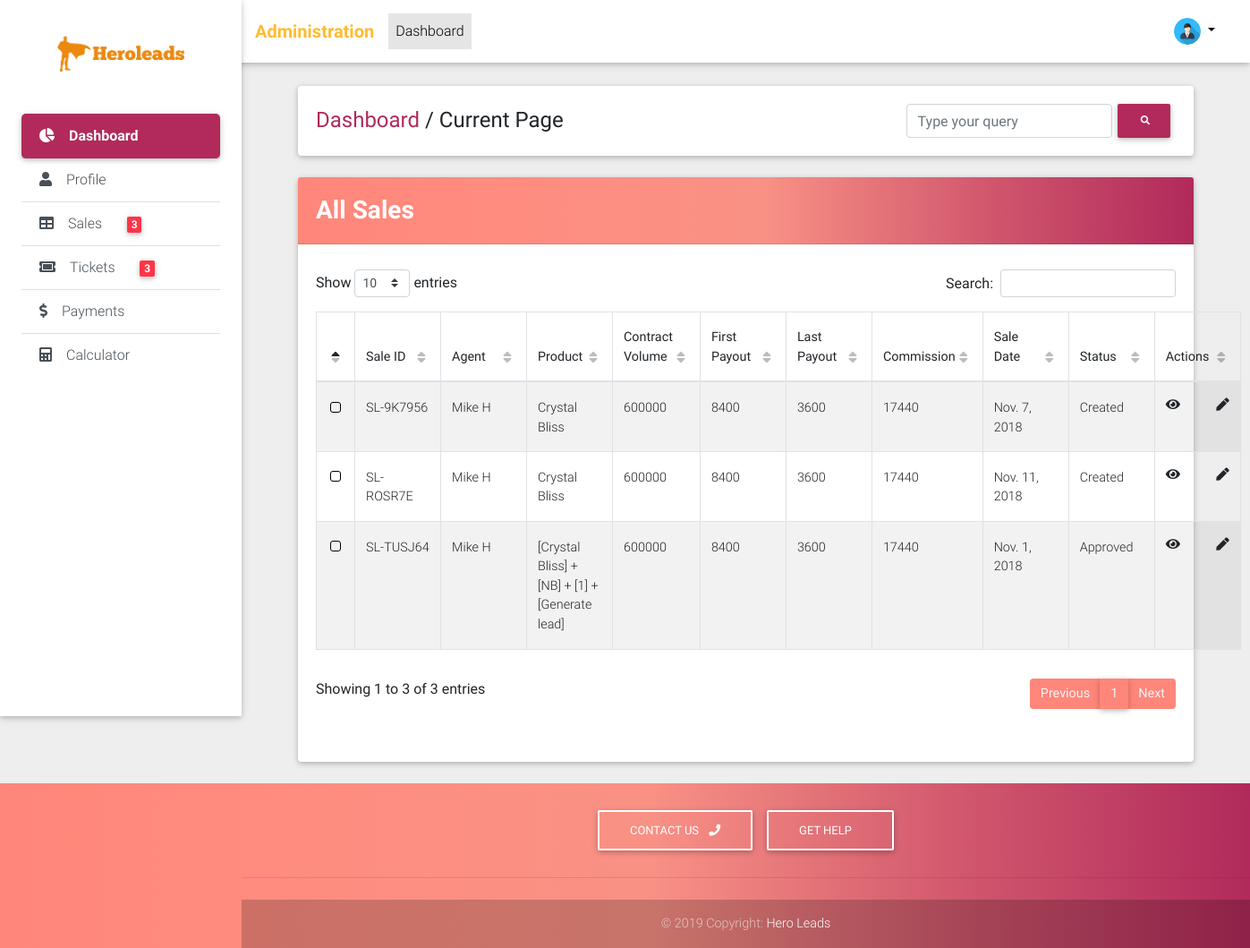
Screenshot of /admin/sales/list/ (signed in) with the database file from the repository.
### sales/models.py (models this page shows, shortened)
class Sale(models.Model):
    SALE_STATUS_CHOICES = (("CR", "Created"), ("PR", "Process"), ("AP", "Approved"), ("CP", "Completed"), ("DC", "Declined"))
    agent = models.ForeignKey(User, on_delete=models.CASCADE)
    campaign_name = models.CharField(max_length=128)
    sale_date = models.DateField()
    setup_fee = models.PositiveIntegerField()
    contract_volume = models.PositiveIntegerField()
    monthly_budget = models.PositiveIntegerField()
    duration = models.ForeignKey(Duration, on_delete=models.PROTECT)
    management_fee = models.PositiveIntegerField()
    car_dealer_amount = models.PositiveIntegerField()
    payment_terms = models.PositiveIntegerField()
    agent_comment = models.TextField(verbose_name="Comment", blank=True)
    first_commission_paid = models.BooleanField(default=False)
    last_commission_paid = models.BooleanField(default=False)
    first_commission_pay_on = models.DateField(blank=True, null=True)
    last_commission_pay_on = models.DateField(blank=True, null=True)
    finance_comment = models.TextField(blank=True)
    commission_applicable = models.FloatField(blank=True, null=True)
    payment_term_intz = models.PositiveIntegerField(blank=True, null=True)
    car_dealer_bonus = models.PositiveIntegerField(blank=True, null=True)
    multiplier_applicable = models.FloatField(blank=True, null=True)
    setup_fee_payout = models.PositiveIntegerField(blank=True, null=True)
    first_payout = models.PositiveIntegerField(blank=True, null=True)
    last_payout = models.PositiveIntegerField(blank=True, null=True)
    bonus_payout = models.PositiveIntegerField(blank=True, null=True)
    total_payout = models.PositiveIntegerField(blank=True, null=True)
    sale_id = models.CharField(max_length=32, default=sale_id_generator)
    status = models.CharField(max_length=2, choices=SALE_STATUS_CHOICES, default="CR")
    created_on = models.DateTimeField(auto_now_add=True)
    @property
    def get_admin_absolute_url(self):
        return reverse_lazy("crm_admin:sales_admin_detail", kwargs={"id": self.id})
    @property
    def get_admin_update_url(self):
        return reverse_lazy("crm_admin:sales_admin_update", kwargs={"id": self.id})

### accounts/models.py (models this page shows, shortened)
class User(AbstractBaseUser, PermissionsMixin):
    ACCOUNT_TYPE_CHOICES = (("NU", "Normal User"), ("SU", "Staff User"), ("AU", "Admin User"))
    email = models.EmailField(unique=True)
    phone = models.CharField(max_length=20, null=True, blank=True)
    first_name = models.CharField(max_length=32)
    last_name = models.CharField(max_length=32)
    date_joined = models.DateTimeField(auto_now_add=True)
    is_active = models.BooleanField(default=True)
    is_staff = models.BooleanField(default=False)
    is_superuser = models.BooleanField(default=False)
    account_type = models.CharField(max_length=2, choices=ACCOUNT_TYPE_CHOICES, default="NU")
    photo = models.ImageField(upload_to="accounts/users/photos/", blank=True, null=True)
    objects = UserManager()
    USERNAME_FIELD = "email"
    REQUIRED_FIELDS = ["first_name", "last_name"]
    @property
    def get_short_name(self):
        return "{} {}".format(self.first_name, self.last_name[0])
    @property
    def get_avatar(self):
        if self.photo:
            return self.photo.url
        else:
            return "missing"

### crm_admin/views/sales_views.py (the view)
class SaleListView(LoginRequiredMixin, ListView):
    model = Sale
    context_object_name = "sales"
    template_name = "sales_admin/list.html"

### crm_admin/templatetags/crm_admin_tags.py (called while the page is built)
@register.simple_tag
def get_pending_sale_count():
    return Sale.objects.exclude(status="CP").count()

@register.simple_tag
def get_pending_ticket_count():
    return Ticket.objects.exclude(status__in=("EX", "CN", "SL")).count()

### crm_admin/templates/sales_admin/list.html (shortened to what this page needs)
{% extends "crm_admin/base.html" %}
{% load crispy_forms_tags %}
{% load static %}
{% block custom_links %}
    <link href="{% static "css/addons/datatables.min.css" %}" rel="stylesheet">
    <link href="{% static "css/addons/datatables-select.min.css" %}" rel="stylesheet">
{% endblock %}
{% block content %}
    <div >
        <div class="card">
            <div class="card-header young-passion-gradient clearfix">
                <div class="page_heading float-left">
                    <h3 class="font-weight-bold white-text mt-2">All Sales</h3>
                </div>
            </div>
        <div class="card-body">
            <div class="table-responsive-lg">
                <table id="dt-basic-checkbox" class="table table-striped table-bordered" cellspacing="0" width="100%">
                    <thead>
                <tr>
                  <th></th>
                  <th class="th-sm">Sale ID</th>
                  <th class="th-sm">Agent</th>
                  <th class="th-sm">Product</th>
                  <th class="th-sm">Contract Volume</th>
                  <th class="th-sm">First Payout</th>
                  <th class="th-sm">Last Payout</th>
                  <th class="th-sm">Commission</th>
                  <th class="th-sm">Sale Date</th>
                  <th class="th-sm">Status</th>
                  <th class="th-sm">Actions</th>
                </tr>
                  </thead>
                    <tbody>
                    {% for sale in sales %}
                        <tr>
                            <td></td>
                            <td><a href="{{ sale.get_admin_absolute_url }}">{{ sale.sale_id }}</a></td>
                            <td>{{ sale.agent.get_short_name }}</td>
                            <td>{{ sale.campaign_name }}</td>
                            <td>{{ sale.contract_volume }}</td>
                            <td>{{ sale.first_payout }}</td>
                            <td>{{ sale.last_payout }}</td>
                            <td>{{ sale.total_payout }}</td>
                            <td>{{ sale.sale_date }}</td>
                            <td>{{ sale.get_status_display }}</td>
                            <td>
                                <a href="{{ sale.get_admin_absolute_url }}"><i class="fa float-left fa-eye"></i></a>
                                <a href="{{ sale.get_admin_update_url }}"><i class="fa fa-pen float-right"></i></a>
                            </td>
                        </tr>
                    {% endfor %}
                  </tbody>
                </table>
            </div>
        </div>
        </div>
    </div>
{% endblock %}

### rows the page displays
Sale: sale_id "SL-9K7956", agent.get_short_name "Mike H", campaign_name "Crystal Bliss", contract_volume "600000", first_payout "8400", last_payout "3600", total_payout "17440", sale_date "Nov. 7, 2018", status "Created"
Sale: sale_id "SL-ROSR7E", agent.get_short_name "Mike H", campaign_name "Crystal Bliss", contract_volume "600000", first_payout "8400", last_payout "3600", total_payout "17440", sale_date "Nov. 11, 2018", status "Created"
Sale: sale_id "SL-TUSJ64", agent.get_short_name "Mike H", campaign_name "[Crystal Bliss] + [NB] + [1] + [Generate lead]", contract_volume "600000", first_payout "8400", last_payout "3600", total_payout "17440", sale_date "Nov. 1, 2018", status "Approved"
